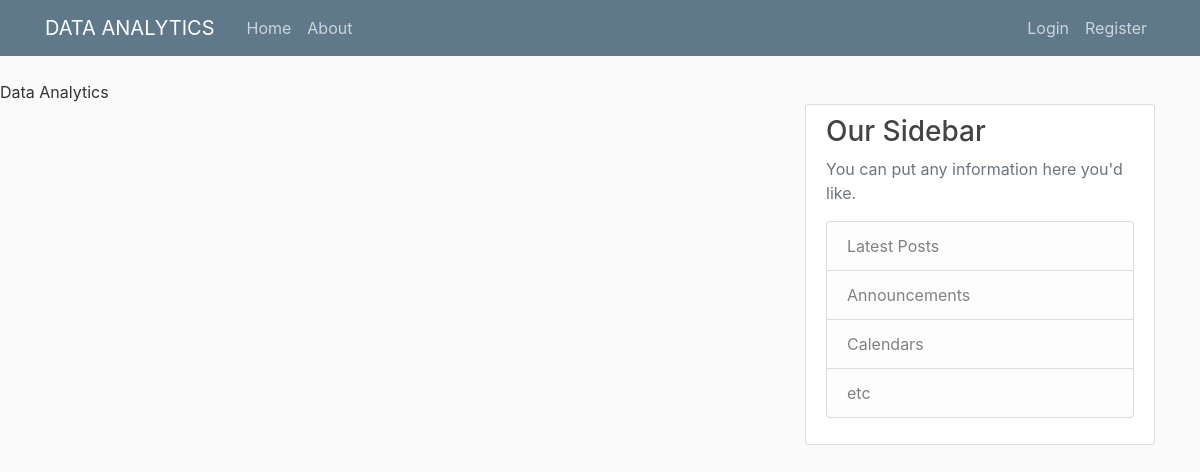
Page /home on the earlier database version.
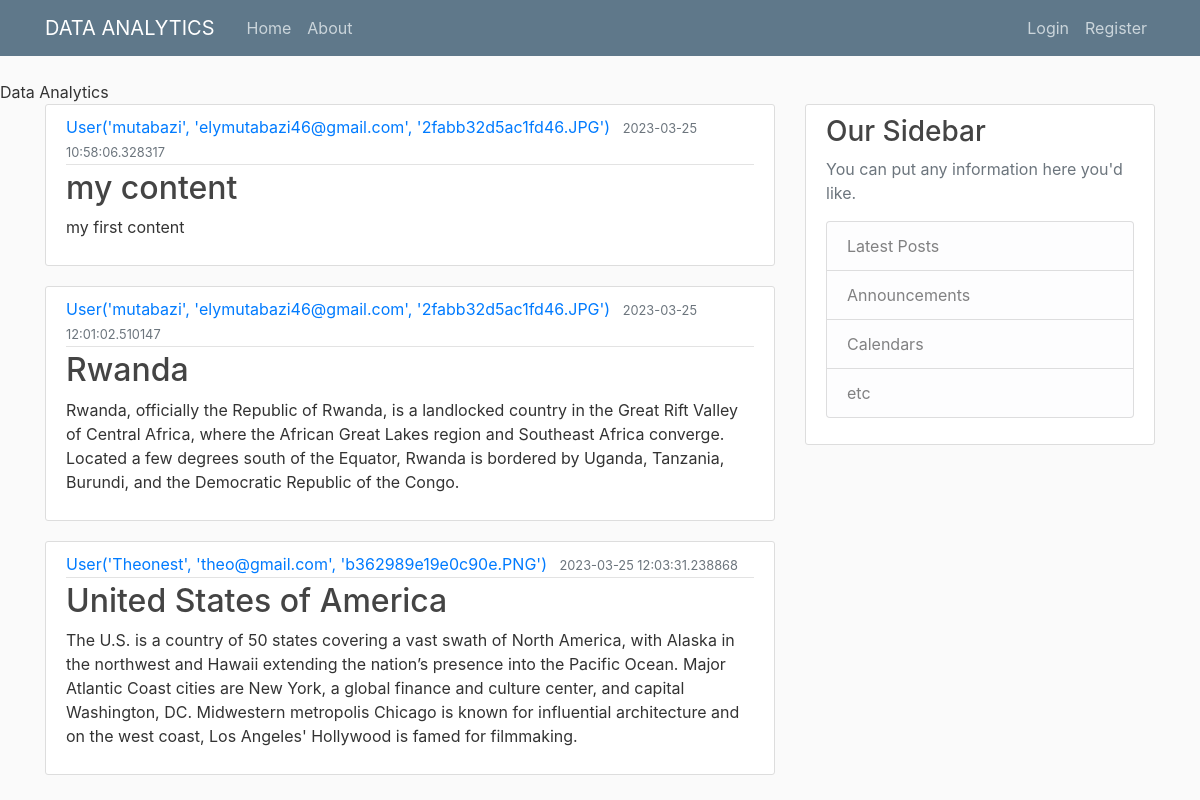
Same page on the later database version.
### app/models.py (models this page shows, shortened)
class Post(db.Model):
    id= db.Column(db.Integer, primary_key= True)
    title= db.Column(db.String(100),nullable= False)
    date_posted= db.Column(db.DateTime, nullable= False, default=datetime.utcnow)
    content= db.Column(db.Text, nullable= False)
    user_id= db.Column(db.Integer, db.ForeignKey('user.id'), nullable= False)

class User(db.Model, UserMixin):
    id= db.Column(db.Integer, primary_key= True)
    username= db.Column(db.String(20), unique= True, nullable= False)
    email= db.Column(db.String(120), unique= True, nullable= False)
    image_file= db.Column(db.String(20), nullable= False, default= 'default.jpg')
    password= db.Column(db.String(60), nullable= False)
    posts= db.relationship('Post', backref='author', lazy= True)
    def __repr__(self):
        return f"User('{self.username}', '{self.email}', '{self.image_file}')"

### app/routes.py (the view)
@app.route("/")
@app.route("/home")
def home():
    posts= Post.query.all()
    return render_template('home.html', posts= posts)

### app/templates/home.html
{% extends "layout.html" %}
{% block content %}
    {% for post in posts %}
    <article class="media content-section">
        <div class="media-body">
          <div class="article-metadata">
            <a class="mr-2" href="#">{{ post.author }}</a>
            <small class="text-muted">{{ post.date_posted }}</small>
          </div>
          <h2><a class="article-title" href="#">{{ post.title }}</a></h2>
          <p class="article-content">{{ post.content }}</p>
        </div>
      </article>
    {% endfor %}
{% endblock content%}

### app/templates/layout.html (shortened to what this page needs)
<!DOCTYPE html>
<head>
<link rel="stylesheet" href="https://cdn.jsdelivr.net/npm/bootstrap@4.0.0/dist/css/bootstrap.min.css">
<link rel="stylesheet" type="text/css" href="{{url_for('static', filename= 'main.css')}}"
    {% if title %}
        <title>Data Analytics -{{title}}</title>
    {% else %}
    <title>Data Analytics</title>
    {%endif%}
</head>
<body>
    <header class="site-header">
        <nav class="navbar navbar-expand-md navbar-dark bg-steel fixed-top">
          <div class="container">
            <a class="navbar-brand mr-4" href="/">DATA ANALYTICS</a>
            <div class="collapse navbar-collapse" id="navbarToggle">
              <div class="navbar-nav mr-auto">
                <a class="nav-item nav-link" href="{{url_for('home')}}">Home</a>
                <a class="nav-item nav-link" href="{{url_for('about')}}">About</a>
              </div>
              <div class="navbar-nav">
                {% if current_user.is_authenticated %}
                <a class="nav-item nav-link" href="{{url_for('new_post')}}">New Post</a>
                <a class="nav-item nav-link" href="{{url_for('account')}}">account</a>
                <a class="nav-item nav-link" href="{{url_for('logout')}}">Logout</a>
                {% else %}
                <a class="nav-item nav-link" href="{{url_for('login')}}">Login</a>
                <a class="nav-item nav-link" href="{{url_for('register')}}">Register</a>
                {% endif %}
              </div>
            </div>
          </div>
        </nav>
      </header>
      <main role="main" class="container">
        <div class="row">
          <div class="col-md-8">
            {% block content %}{% endblock %}
          </div>
          <div class="col-md-4">
            <div class="content-section">
              <h3>Our Sidebar</h3>
              <p class='text-muted'>You can put any information here you'd like.
                <ul class="list-group">
                  <li class="list-group-item list-group-item-light">Latest Posts</li>
                  <li class="list-group-item list-group-item-light">Announcements</li>
                  <li class="list-group-item list-group-item-light">Calendars</li>
                  <li class="list-group-item list-group-item-light">etc</li>
                </ul>
              </p>
            </div>
          </div>
        </div>
      </main>
</body>
</html>

### app/static/main.css (style rules this page uses)
body { background: #fafafa; color: #333333; margin-top: 5rem; }
h1, h2, h3, h4, h5, h6 { color: #444444; }
.bg-steel { background-color: #5f788a; }
.site-header .navbar-nav .nav-link { color: #cbd5db; }
.content-section { background: #ffffff; padding: 10px 20px; border: 1px solid #dddddd; border-radius: 3px; margin-bottom: 20px; }
.article-title { color: #444444; }
.article-content { white-space: pre-line; }
.article-metadata { padding-bottom: 1px; margin-bottom: 4px; border-bottom: 1px solid #e3e3e3 }

Differences in the rows shown:
added Post: author "User('mutabazi', 'elymutabazi46@gmail.com', '2fabb32d5ac1fd46.JPG')", date_posted "2023-03-25 10:58:06.328317", title "my content", content "my first content"
added Post: author "User('mutabazi', 'elymutabazi46@gmail.com', '2fabb32d5ac1fd46.JPG')", date_posted "2023-03-25 12:01:02.510147", title "Rwanda", content "Rwanda, officially the Republic of Rwanda, is a landlocked country in the Great Rift Valley of Central Africa, where the African Great Lakes region and Southeast Africa converge. Located a few degrees south of the Equator, Rwanda is bordered by Uganda, Tanzania, Burundi, and the Democratic Republic of the Congo."
added Post: author "User('Theonest', 'theo@gmail.com', 'b362989e19e0c90e.PNG')", date_posted "2023-03-25 12:03:31.238868", title "United States of America", content "The U.S. is a country of 50 states covering a vast swath of North America, with Alaska in the northwest and Hawaii extending the nation’s presence into the Pacific Ocean. Major Atlantic Coast cities are New York, a global finance and culture center, and capital Washington, DC. Midwestern metropolis Chicago is known for influential architecture and on the west coast, Los Angeles' Hollywood is famed for filmmaking."
